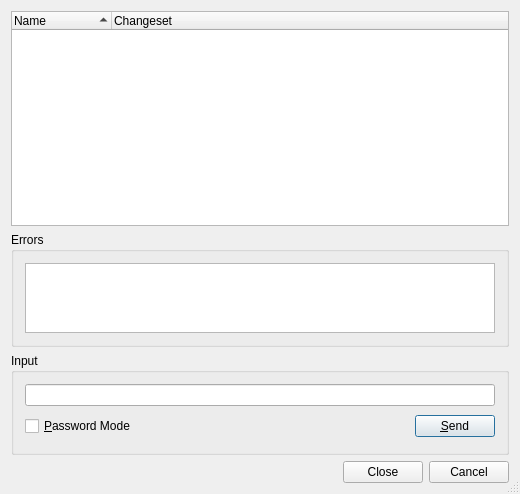
<?xml version="1.0" encoding="UTF-8"?>
<ui version="4.0">
 <class>HgBookmarksInOutDialog</class>
 <widget class="QDialog" name="HgBookmarksInOutDialog">
  <property name="geometry">
   <rect>
    <x>0</x>
    <y>0</y>
    <width>520</width>
    <height>494</height>
   </rect>
  </property>
  <property name="windowTitle">
   <string/>
  </property>
  <property name="sizeGripEnabled">
   <bool>true</bool>
  </property>
  <layout class="QVBoxLayout">
   <item>
    <widget class="QTreeWidget" name="bookmarksList">
     <property name="sizePolicy">
      <sizepolicy hsizetype="Expanding" vsizetype="Expanding">
       <horstretch>0</horstretch>
       <verstretch>2</verstretch>
      </sizepolicy>
     </property>
     <property name="whatsThis">
      <string>&lt;b&gt;Bookmarks List&lt;/b&gt;
&lt;p&gt;This shows a list of the bookmarks.&lt;/p&gt;</string>
     </property>
     <property name="alternatingRowColors">
      <bool>true</bool>
     </property>
     <property name="rootIsDecorated">
      <bool>false</bool>
     </property>
     <property name="itemsExpandable">
      <bool>false</bool>
     </property>
     <property name="sortingEnabled">
      <bool>true</bool>
     </property>
     <column>
      <property name="text">
       <string>Name</string>
      </property>
     </column>
     <column>
      <property name="text">
       <string>Changeset</string>
      </property>
     </column>
    </widget>
   </item>
   <item>
    <widget class="QGroupBox" name="errorGroup">
     <property name="sizePolicy">
      <sizepolicy hsizetype="Preferred" vsizetype="Expanding">
       <horstretch>0</horstretch>
       <verstretch>1</verstretch>
      </sizepolicy>
     </property>
     <property name="title">
      <string>Errors</string>
     </property>
     <layout class="QVBoxLayout">
      <item>
       <widget class="QTextEdit" name="errors">
        <property name="readOnly">
         <bool>true</bool>
        </property>
        <property name="acceptRichText">
         <bool>false</bool>
        </property>
       </widget>
      </item>
     </layout>
    </widget>
   </item>
   <item>
    <widget class="QGroupBox" name="inputGroup">
     <property name="title">
      <string>Input</string>
     </property>
     <layout class="QGridLayout">
      <item row="1" column="1">
       <spacer>
        <property name="orientation">
         <enum>Qt::Horizontal</enum>
        </property>
        <property name="sizeType">
         <enum>QSizePolicy::Expanding</enum>
        </property>
        <property name="sizeHint" stdset="0">
         <size>
          <width>327</width>
          <height>29</height>
         </size>
        </property>
       </spacer>
      </item>
      <item row="1" column="2">
       <widget class="QPushButton" name="sendButton">
        <property name="toolTip">
         <string>Press to send the input to the hg process</string>
        </property>
        <property name="text">
         <string>&amp;Send</string>
        </property>
        <property name="shortcut">
         <string>Alt+S</string>
        </property>
       </widget>
      </item>
      <item row="0" column="0" colspan="3">
       <widget class="QLineEdit" name="input">
        <property name="toolTip">
         <string>Enter data to be sent to the hg process</string>
        </property>
       </widget>
      </item>
      <item row="1" column="0">
       <widget class="QCheckBox" name="passwordCheckBox">
        <property name="toolTip">
         <string>Select to switch the input field to password mode</string>
        </property>
        <property name="text">
         <string>&amp;Password Mode</string>
        </property>
        <property name="shortcut">
         <string>Alt+P</string>
        </property>
       </widget>
      </item>
     </layout>
    </widget>
   </item>
   <item>
    <widget class="QDialogButtonBox" name="buttonBox">
     <property name="orientation">
      <enum>Qt::Horizontal</enum>
     </property>
     <property name="standardButtons">
      <set>QDialogButtonBox::Cancel|QDialogButtonBox::Close</set>
     </property>
    </widget>
   </item>
  </layout>
 </widget>
 <layoutdefault spacing="6" margin="11"/>
 <pixmapfunction>qPixmapFromMimeSource</pixmapfunction>
 <tabstops>
  <tabstop>input</tabstop>
  <tabstop>passwordCheckBox</tabstop>
  <tabstop>sendButton</tabstop>
  <tabstop>bookmarksList</tabstop>
  <tabstop>errors</tabstop>
  <tabstop>buttonBox</tabstop>
 </tabstops>
 <resources/>
 <connections/>
</ui>
